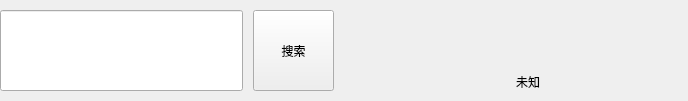
<?xml version="1.0" encoding="UTF-8"?>
<ui version="4.0">
 <class>Top_bar</class>
 <widget class="QWidget" name="Top_bar">
  <property name="geometry">
   <rect>
    <x>0</x>
    <y>0</y>
    <width>688</width>
    <height>101</height>
   </rect>
  </property>
  <layout class="QHBoxLayout" name="horizontalLayout" stretch="3,1,1,1,1,1">
   <property name="spacing">
    <number>10</number>
   </property>
   <property name="leftMargin">
    <number>0</number>
   </property>
   <property name="topMargin">
    <number>10</number>
   </property>
   <property name="rightMargin">
    <number>10</number>
   </property>
   <property name="bottomMargin">
    <number>10</number>
   </property>
   <item>
    <widget class="QLineEdit" name="input">
     <property name="sizePolicy">
      <sizepolicy hsizetype="Expanding" vsizetype="Expanding">
       <horstretch>0</horstretch>
       <verstretch>0</verstretch>
      </sizepolicy>
     </property>
     <property name="styleSheet">
      <string notr="true"/>
     </property>
    </widget>
   </item>
   <item>
    <widget class="QPushButton" name="go_search">
     <property name="sizePolicy">
      <sizepolicy hsizetype="Expanding" vsizetype="Expanding">
       <horstretch>0</horstretch>
       <verstretch>0</verstretch>
      </sizepolicy>
     </property>
     <property name="text">
      <string>搜索</string>
     </property>
    </widget>
   </item>
   <item>
    <spacer name="verticalSpacer_7">
     <property name="orientation">
      <enum>Qt::Vertical</enum>
     </property>
     <property name="sizeHint" stdset="0">
      <size>
       <width>20</width>
       <height>40</height>
      </size>
     </property>
    </spacer>
   </item>
   <item>
    <widget class="QLabel" name="avatar"/>
   </item>
   <item>
    <widget class="QLabel" name="name">
     <property name="sizePolicy">
      <sizepolicy hsizetype="Expanding" vsizetype="Expanding">
       <horstretch>0</horstretch>
       <verstretch>0</verstretch>
      </sizepolicy>
     </property>
     <property name="text">
      <string>未知</string>
     </property>
     <property name="alignment">
      <set>Qt::AlignBottom|Qt::AlignLeading|Qt::AlignLeft</set>
     </property>
    </widget>
   </item>
   <item>
    <spacer name="verticalSpacer_5">
     <property name="orientation">
      <enum>Qt::Vertical</enum>
     </property>
     <property name="sizeHint" stdset="0">
      <size>
       <width>20</width>
       <height>40</height>
      </size>
     </property>
    </spacer>
   </item>
  </layout>
 </widget>
 <resources/>
 <connections/>
</ui>
